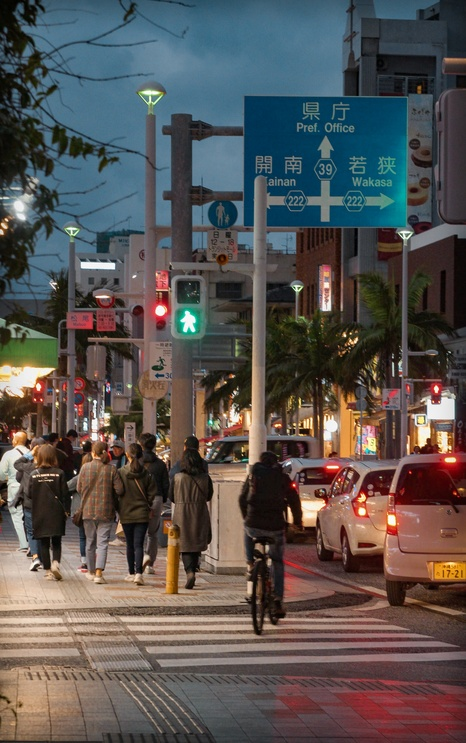
#> input picture PythonPracticeProjects/Automation1/OG-img/IMG_8875-2.jpg, 466 x 743 px, shrunk from 1580 x 2520 before the run, found by its file name; its folder holds 2 pictures in this run
$ python photoeditor.py
#> lines starting #> are read from the running program, lines starting #| are printed output that depends on the picture
#Automation program for Photo Editing

#Step 1: Import Pillow Library
from PIL import Image, ImageEnhance, ImageFilter
import os

#Step 2: Create path for Original and Edited photos

path = r'C:\Users\TowfNguyenx\Desktop\TheRoot\Work\Coding\Anhkisu\PythonPracticeProjects\Automation1\OG-img'
pathEdited = r'C:\Users\TowfNguyenx\Desktop\TheRoot\Work\Coding\Anhkisu\PythonPracticeProjects\Automation1\Edited-img'

for filename in os.listdir(path):
    img = Image.open(f"{path}/{filename}")
#> img is the input picture: PIL image 466x743 RGB; mean R, G, B 88.1, 83.5, 81.5

    edit = img.filter(ImageFilter.SHARPEN).convert('L') #Turn to B&W
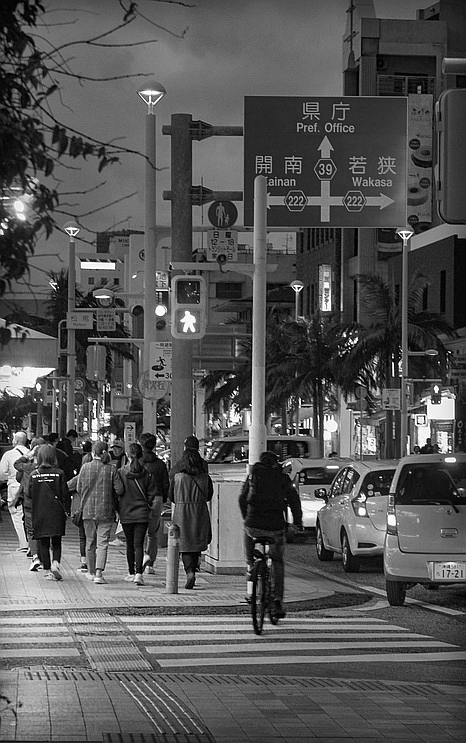
#> edit: PIL image 466x743 L; min 0, max 255, mean 84.7

    clean_name = os.path.splitext(filename)[0]

    edit.save(f'{pathEdited}/{clean_name}_edited.jpg')
#> pass 2 of the loop `for filename in os.listdir(path):`:
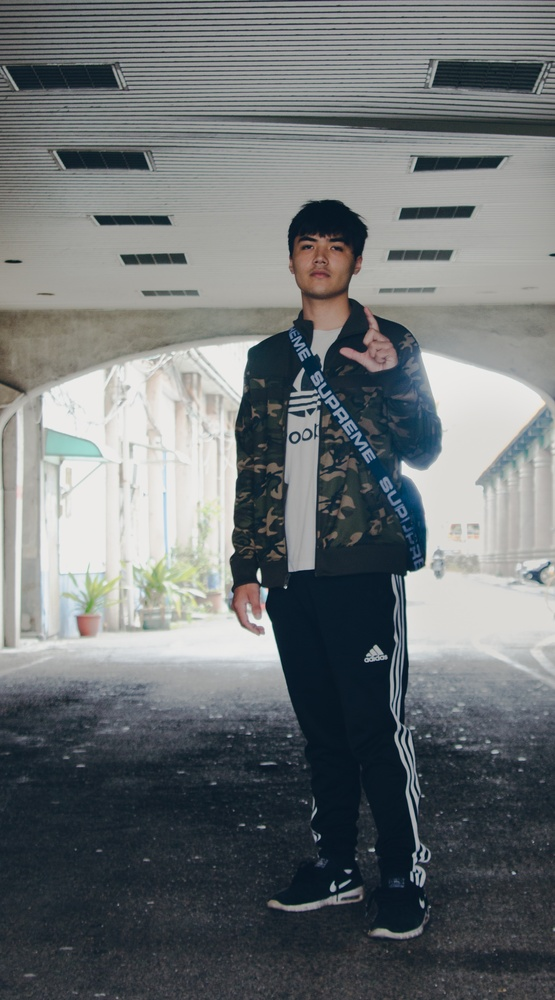
#> input picture PythonPracticeProjects/Automation1/OG-img/IMG_8899.jpg, 555 x 1000 px, shrunk from 1883 x 3390 before the run, found by its file name
#> img is the input picture: PIL image 555x1000 RGB; mean R, G, B 110.2, 115.3, 117.2
#> `edit = img.filter(ImageFilter.SHARPEN).convert('L')`:
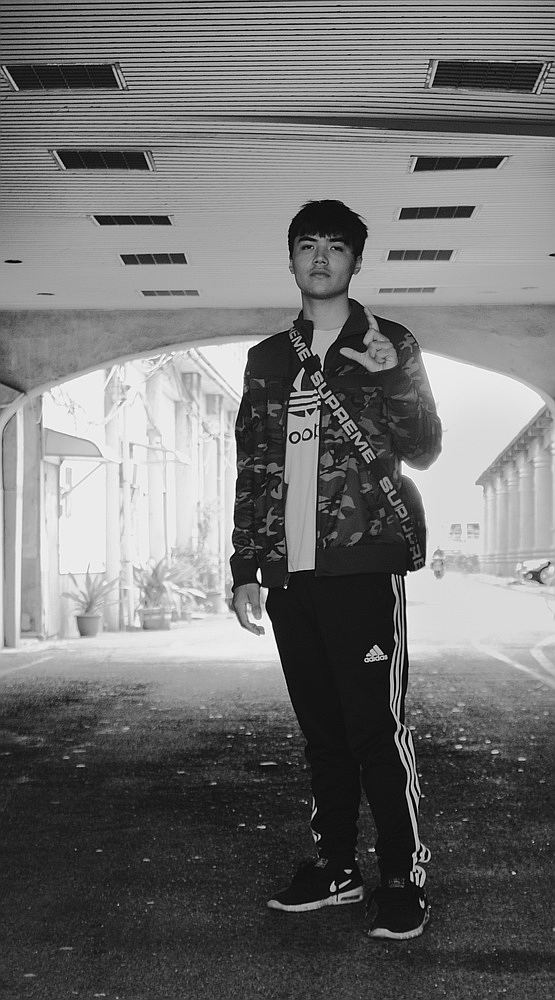
#> edit: PIL image 555x1000 L; min 0, max 255, mean 114.1
